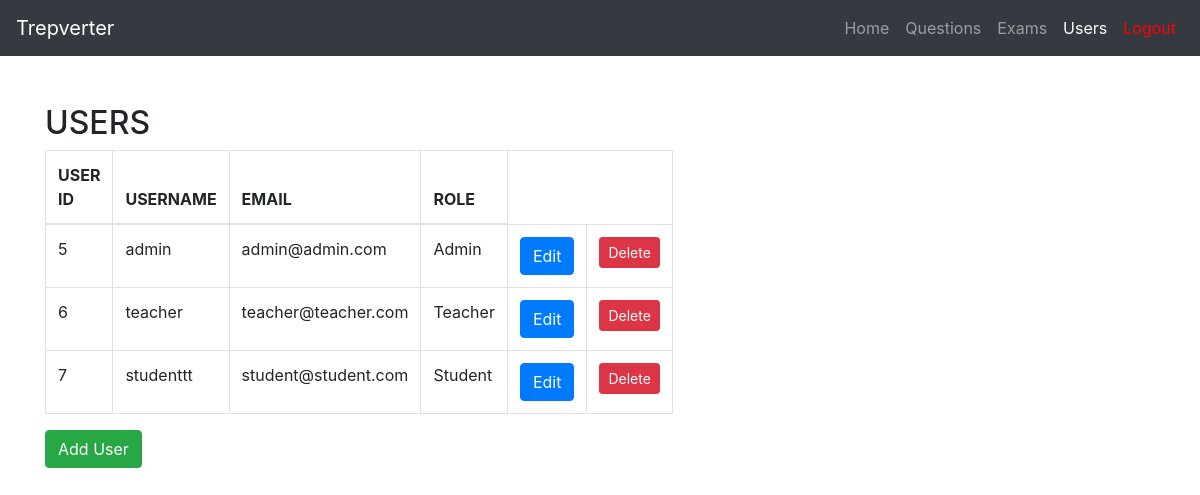
Before: /users (signed in) with the older database file.
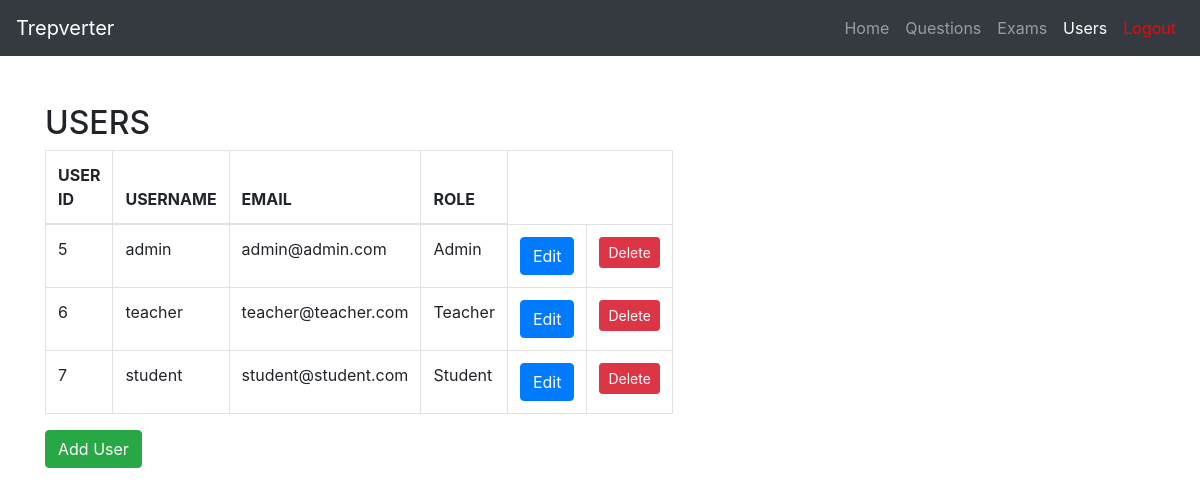
After: the same page with the newer database file.
### tables this page shows
CREATE TABLE users (
	id INTEGER NOT NULL, 
	username VARCHAR(64) NOT NULL, 
	email VARCHAR(64) NOT NULL, 
	password VARCHAR NOT NULL, 
	first_access BOOLEAN NOT NULL, 
	role_id INTEGER, 
	PRIMARY KEY (id), 
	FOREIGN KEY(role_id) REFERENCES roles (id)
);

CREATE TABLE roles (
	id INTEGER NOT NULL, 
	name VARCHAR(64) NOT NULL, 
	PRIMARY KEY (id), 
	UNIQUE (name)
);

### views/main.py (the view)
@main.route('/users', methods=['GET', 'POST'])
@login_required
@admin_login_required()
def users():
    from models.entities import User
    from forms import SignupForm
    all_users = User.show_all()
    form = SignupForm()
    if form.validate_on_submit():
        from models.auth import auth_signup
        return auth_signup()
    return render_template('users.html', users=all_users, form=form)

### app.py (called while the page is built)
@login_manager.user_loader
def load_user(user_id):
    from models.entities import User
    return User.query.get(int(user_id))

### login_required.py (called while the page is built)
def admin_login_required():
    def decorator(view_func):
        from functools import wraps
        @wraps(view_func)
        def wrapper(*args, **kwargs):
            if current_user.is_authenticated and str(current_user.role) == 'Admin':
                return view_func(*args, **kwargs)
            else:
                flash("You don't have permission to access this page")
                return redirect(url_for('main.index'))
        return wrapper
    return decorator

### models/entities.py (called while the page is built)
    def __repr__(self):
        return f'{self.name}'

    @staticmethod
    def show_all():
        return User.query.all()

### templates/users.html (shortened to what this page needs)
{% import "bootstrap/wtf.html" as wtf %}
<!DOCTYPE html>
<html lang="en">
<head>
  <link rel="stylesheet" href="https://cdn.jsdelivr.net/npm/bootstrap@4.0.0/dist/css/bootstrap.min.css">
</head>
<body>
  <nav class="navbar navbar-expand-lg navbar-dark bg-dark">
    <a class="navbar-brand" href="#">Trepverter</a>
    <div class="collapse navbar-collapse" id="navbarNav">
      <ul class="navbar-nav ml-auto">
        <li class="nav-item">
          <a class="nav-link" href="{{url_for('main.index')}}">Home</a>
        </li>
        <li class="nav-item">
            <a class="nav-link" href="{{url_for('main.questions')}}">Questions</a>
          </li>
        <li class="nav-item">
          <a class="nav-link" href="{{url_for('main.exams')}}">Exams</a>
        </li>
        <li class="nav-item active">
            <a class="nav-link" href="{{url_for('main.users')}}">Users</a>
          </li>
        <li class="nav-item">
          <a class="nav-link" style = "color: red" href="{{url_for('auth.logout')}}">Logout</a>
        </li>
      </ul>
    </div>
  </nav>
  <div class="container mt-5">
    <div class="row">
      <div class="col-md-6">
        <h2>USERS</h2>
        <table class="table table-bordered table-hover">
            <thead>
                <tr>
                    <th scope="col">USER ID</th>
                    <th scope="col">USERNAME</th>
                    <th scope="col">EMAIL</th>
                    <th scope="col">ROLE</th>
                </tr>
            </thead>
            <tbody>
            {% for user in users %}
                <tr>
                    <td>{{user.id}}</td>
                    <td>{{user.username}}</td>
                    <td>{{user.email}}</td>
                    <td>{{user.role}}</td>
                    <td><button type="button" onclick="location.href='users/{{user.id}}'" class="btn btn-primary">Edit</button></td>
                    <td><button data-toggle="modal" data-target="#deleteModal" class="btn btn-sm btn-danger" data-user-id="{{ user.id }}">Delete</button></td>
                </tr>
            {% endfor %}
            </tbody>
        </table>
        <button type="button" class="btn btn-success" data-toggle="modal" data-target="#exampleModal">
          Add User
        </button>
      </div>
    </div>
  </div>

Changed rows visible on the page:
changed users "student@student.com": username "studenttt" → "student"
